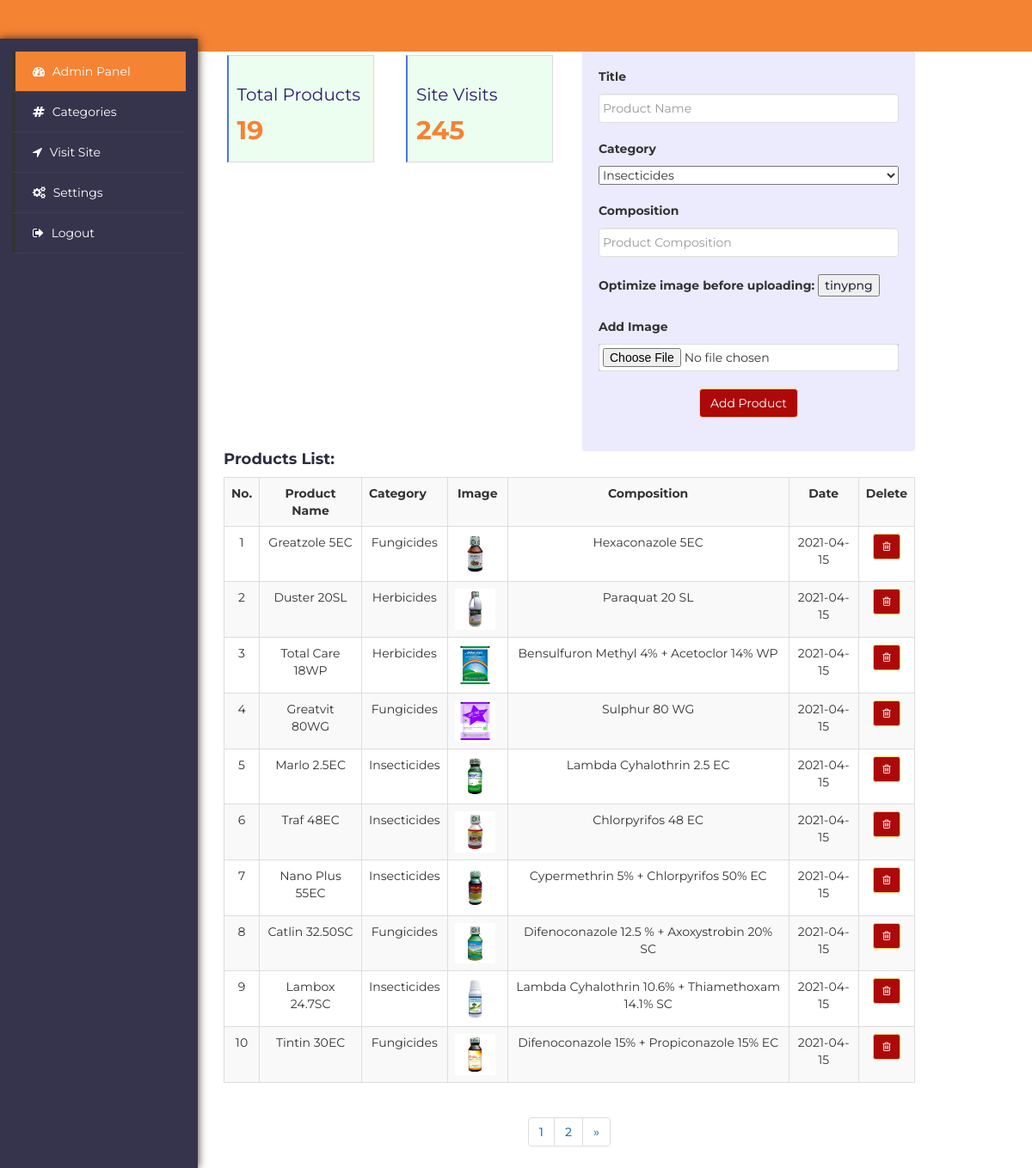
Screenshot of /vpanel/control/dashboard.php?success (signed in) with the database file from the repository.
### tables this page shows
CREATE TABLE `nc_products` (
  `product_id` int(11) NOT NULL,
  `product_title` varchar(500) NOT NULL,
  `product_image` varchar(500) NOT NULL,
  `added_by` varchar(255) NOT NULL,
  `date_time` varchar(255) NOT NULL,
  `views` int(11) NOT NULL,
  `product_category` varchar(255) NOT NULL,
  `product_composition` varchar(255) NOT NULL
);

### vpanel/includes/functions.php (called while the page is built, shortened)
<?php
include "dbconnect.php";
function Query($query)
{
    global $con;
    try {
        $exec = mysqli_query($con, $query) or die(mysqli_error($con));
        if ($exec) {
            return $exec;
        }
    } catch (Exception $e) {
        echo $e->getMessage();
    }
    return false;
}

### vpanel/control/dashboard.php (the view, shortened to what this page needs)
<?php
include "../includes/functions.php";
$countProducts = mysqli_query($con, "SELECT COUNT(product_id) as TOTAL FROM nc_products");
$totalProducts = mysqli_fetch_assoc($countProducts);
$countViews = mysqli_query($con, "SELECT SUM(views) as TOTAL FROM nc_views");
$totalViews = mysqli_fetch_assoc($countViews);
include "../partpage/header.php";
?>
<div class="container-fluid">
  <div class="row">
    <?php include "../partpage/sidebar.php";?>
    <div class="col-md-10 content" style="margin-left:10px">
      <div class="four-grids" style="margin-bottom: 30px; ">
        <div class="col-lg-3 four-grid">
          <div class="vpanel_counts c_one">
              <div class="four-text">
                <h3>Total Products
                </h3>
                <h4><?php echo $totalProducts['TOTAL']; ?>
                </h4>
              </div>
          </div>
        </div>
        <div class="col-lg-3 four-grid">
          <div class="vpanel_counts c_eight">
              <div class="four-text">
                <h3>Site Visits
                </h3>
                <h4><?php echo $totalViews['TOTAL'] ?? 0; ?>
                </h4>
              </div>
          </div>
        </div>
        <div class="col-lg-6">
          <div class="well">
            <form action="<?php echo $_SERVER['PHP_SELF']; ?>" method="post" name="form" enctype="multipart/form-data">
              <p>Title
              </p>
              <input class="input-md thumbnail form-control" type="text" name="post-title" id="product_name" autofocus="" style="width:100%" placeholder="Product Name" required="">
              <p>Category</p>
            <select class="cat_dropdown" name="post-category" id="post-category">
<?php
$sql = "SELECT * FROM categories";
$exec = Query($sql);
while ($row = mysqli_fetch_assoc($exec)) {
    echo "
			<option>$row[cat_title]</option>
		";
}
?>
            </select>
            <br>
              <p>Composition
              </p>
              <input class="input-md thumbnail form-control" type="text" name="post-comp" id="product_comp" style="width:100%" placeholder="Product Composition" required="">
              <p style="margin-bottom: 25px">Optimize image before uploading:
                <button type="button"> <a href="https://tinypng.com/" target="_blank">tinypng</a>
                </button>
              </p>
              <p>Add Image
              </p>
              <div style="background-color:#CCC">
                <input type="file" style="width:100%" name="post-image" class="btn thumbnail" id="picture">
              </div>
              <div align="center">
                <button type="submit" name="post-submit" id="submit" class="btn btn-info" style="margin-bottom: 20px;"> Add Product
                </button>
              </div>
            </form>
          </div>
        </div>
      </div>
      <div class="col-xs-12">
          <h4>Products List:
          </h4>
<?php
$productNo = 1;
$page = 1;
if (isset($_GET['page'])) {
    $page = $_GET['page'];
    $showPost = ($page * 10) - 10;
    if ($page <= 0) {
        $showPost = 0;
    }
    $sql = "SELECT * FROM nc_products ORDER BY product_id DESC LIMIT $showPost,10";
} else {
    $sql = "SELECT * FROM nc_products ORDER BY product_id DESC LIMIT 0,10";
}
$exec = Query($sql);
if (mysqli_num_rows($exec) < 1) {
    ?>
          <p class="lead">You Have 0 Products At This Moment!
          </p>
<?php
} else {
    ?>
          <div class="table-responsive text-center">
            <table class="display table table-hover table-striped table-bordered" id="dataTable" width="100%" cellspacing="0">
              <tbody>
                <tr>
                  <th class="text-center">No.
                  </th>
                  <th class="text-center">Product Name
                  </th>
                  <th>Category
                  </th>
                  <th class="text-center">Image
                  </th>
                  <th class="text-center">Composition
                  </th>
                  <th class="text-center">Date
                  </th>
                  <th class="text-center">Delete
                  </th>
                </tr>
<?php
while ($post = mysqli_fetch_assoc($exec)) {
        $product_No = $productNo;
        $product_id = $post['product_id'];
        $title = $post['product_title'];
        $cat = $post['product_category'];
        $comp = $post['product_composition'];
        $image = $post['product_image'];
        $date = $post['date_time'];
        ?>
                <tr>
                  <td>
                    <?php echo $product_No; ?>
                  </td>
                  <td>
                    <?php echo $title; ?>
                  </td>
                  <td>
                      <?php echo $cat; ?>
                  </td>
                  <td class="i1">
                      <?php echo "<img class='img-responsive' src='../../products/$image'>"; ?>
                  </td>
                  <td>
                      <?php echo $comp; ?>
                  </td>
                  <td>
                      <?php echo $date; ?>
                  </td>
                  <td class="jsgrid-align-center">
                      <form action="dashboard.php?delete_id=<?php echo $product_id; ?>" method="post">
                          <button type="submit" name="delproduct-submit" class="btn btn-sm btn-info waves-effect waves-light" onclick="return confirm('Are you sure to delete this data?')">
                              <i class="fa fa-trash-o"></i>
                          </button>
                    </form>
                  </td>
                </tr>
<?php
$productNo++;
    }
}
?>
              </tbody>
            </table>
          </div>
        </div>
        <div class="col-xs-12">
          <nav aria-label="Page navigation example" align="center">
            <ul class="pagination">
<?php
$sql = "SELECT COUNT(*) FROM nc_products";
$exec = Query($sql);
$rowCount = mysqli_fetch_array($exec);
$totalRow = array_shift($rowCount);
$postPerPage = ceil($totalRow / 10);
for ($count = 1; $count <= $postPerPage; $count++) {
    if ($page == $count) {
        ?>
              <li class="page-item">
                <a class="page-link" href="dashboard.php?page=<?php echo $count ?>"><?php echo $count ?>
                </a>
              </li>
<?php
} else {
        ?>
              <li class="page-item">
                <a class="page-link" href="dashboard.php?page=<?php echo $count ?>"> <?php echo $count ?>
                </a>
              </li>
<?php
}
}
if ($page < $postPerPage) {
    ?>
              <li class="page-item">
                <a class="page-link" href="dashboard.php?page=<?php echo $page + 1; ?>" aria-label="Next">
                  <span aria-hidden="true">&raquo;
                  </span>
                </a>
              </li>
<?php
}
?>
            </ul>
          </nav>
        </div>
    </div>
  </div>
</div>
<?php include "../partpage/footer.php";?>

### vpanel/resource/css/style.css (style rules this page uses)
body { margin: 0; padding: 0; font-family: 'Montserrat', sans-serif; font-weight: 400; background-color: #fff; }
h2, h3, h4, h5, h6 { color: #2b2d42; font-weight: 700; margin: 0 0 10px; }
a { color: #2b2d42; font-weight: 500; -webkit-transition: 0.2s color; transition: 0.2s color; }
ul, ol { margin: 0; padding: 0; list-style: none; }
.content { background: #fff; position: relative; z-index: 3; width: 90%; }
a, a:visited, a:focus, a:active, :visited, :focus, :active, .btn:focus, .btn:active:focus, .btn.active:focus, .btn.focus, .btn:active.focus, .btn.active.focus { outline: 0; }
.vpanel_counts { margin: 2%; padding: 2rem 1rem; border: 1px solid #dad9da; border-left: .25rem solid #4e73df !important; background-color: #ebfeef; }
.four-grid h3 { font-size: 20px; color: #2f1c6a; margin: 14px 0; font-weight: 400; }
.four-grids h4 { font-size: 30px; color: #f58334; margin: 0; }
.btn-info { background-color: #ad0909; border-color: #f1cf69; }
.cat_dropdown { width: 100%; margin-bottom: 20px; }
.well { margin-bottom: 0; border: none; background-color: #ecebfe; }
.well form p { font-weight: 700; }
.i1 { width: 70px; }
.i1 img { max-width: 90%; }

### vpanel/resource/css/media.css (style rules this page uses)
@media (min-width: 1200px) { .content { width: 72%; } }

### rows the page displays
nc_products: product_No "1", product_title "Greatzole 5EC", product_category "Fungicides", product_image (picture), product_composition "Hexaconazole 5EC", date_time "2021-04-15"
nc_products: product_No "2", product_title "Duster 20SL", product_category "Herbicides", product_image (picture), product_composition "Paraquat 20 SL", date_time "2021-04-15"
nc_products: product_No "3", product_title "Total Care 18WP", product_category "Herbicides", product_image (picture), product_composition "Bensulfuron Methyl 4% + Acetoclor 14% WP", date_time "2021-04-15"
nc_products: product_No "4", product_title "Greatvit 80WG", product_category "Fungicides", product_image (picture), product_composition "Sulphur 80 WG", date_time "2021-04-15"
nc_products: product_No "5", product_title "Marlo 2.5EC", product_category "Insecticides", product_image (picture), product_composition "Lambda Cyhalothrin 2.5 EC", date_time "2021-04-15"
nc_products: product_No "6", product_title "Traf 48EC", product_category "Insecticides", product_image (picture), product_composition "Chlorpyrifos 48 EC", date_time "2021-04-15"
nc_products: product_No "7", product_title "Nano Plus 55EC", product_category "Insecticides", product_image (picture), product_composition "Cypermethrin 5% + Chlorpyrifos 50% EC", date_time "2021-04-15"
nc_products: product_No "8", product_title "Catlin 32.50SC", product_category "Fungicides", product_image (picture), product_composition "Difenoconazole 12.5 % + Axoxystrobin 20% SC", date_time "2021-04-15"
nc_products: product_No "9", product_title "Lambox 24.7SC", product_category "Insecticides", product_image (picture), product_composition "Lambda Cyhalothrin 10.6% + Thiamethoxam 14.1% SC", date_time "2021-04-15"
nc_products: product_No "10", product_title "Tintin 30EC", product_category "Fungicides", product_image (picture), product_composition "Difenoconazole 15% + Propiconazole 15% EC", date_time "2021-04-15"

### other values shown
$totalProducts['TOTAL'] "19"
$totalViews['TOTAL'] "245"
form field post-category "Insecticides"
